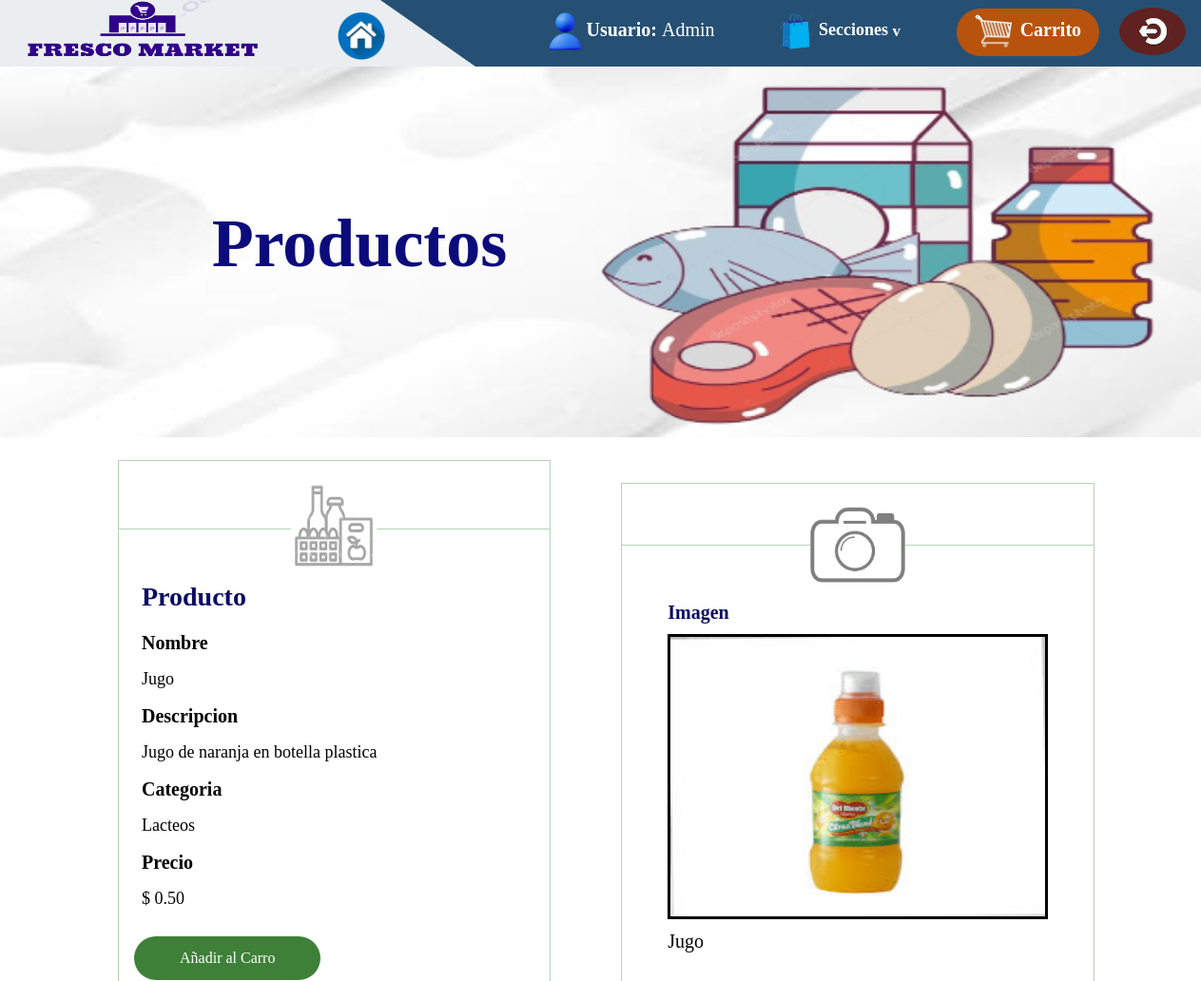
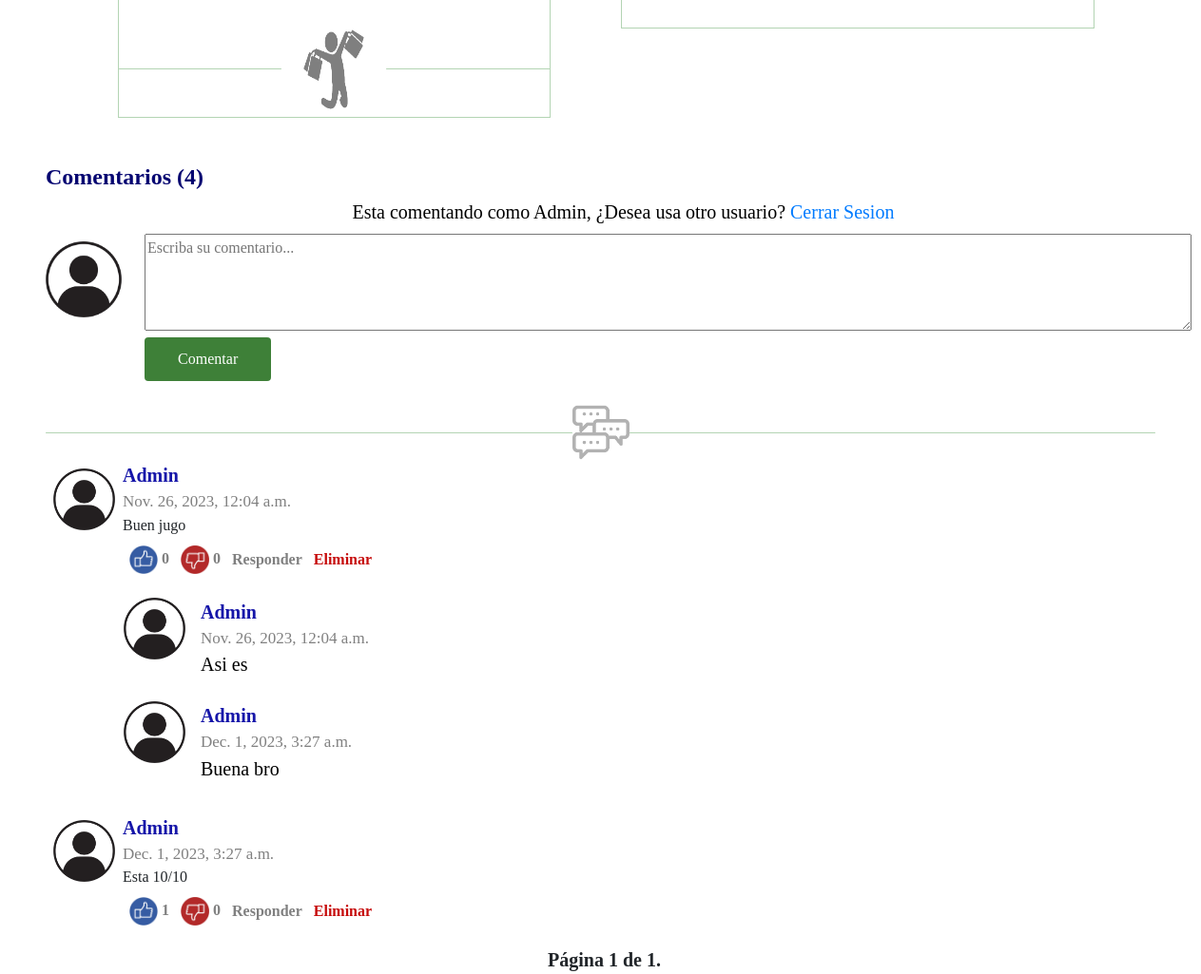
/User_v/ver_productos.html/3/ (signed in), run on the app's committed database (2 pictures, top to bottom).
### main/models.py (models this page shows, shortened)
class producto_pm (models.Model):
    class Meta:
        verbose_name_plural = 'Productos'
        verbose_name = 'Producto'
        db_table = 'producto_pm'
    name = models.CharField(max_length=100, blank=False, null=False)
    descripcion = models.TextField(max_length=100, blank=False, null=False)
    precio = models.DecimalField (blank=False, null=False, decimal_places=2, max_digits=20)
    img = models.ImageField (upload_to='productos/', blank=True)
    categoria = models.ForeignKey(categoria_pm, on_delete=models.CASCADE)

class categoria_pm (models.Model):
    class Meta:
        verbose_name_plural = 'Categorias'
        verbose_name = 'Categoria'
        db_table = 'categoria_pm'
    name = models.CharField(max_length=20, blank=False, null=False, unique=True)
    descripcion = models.TextField(max_length=100, blank=False, null=False, unique=True)

class coment_pro (models.Model):
    class Meta:
        db_table='coment_pro'
    productos = models.ForeignKey(producto_pm, on_delete=models.CASCADE)
    user = models.ForeignKey (User, on_delete=models.CASCADE)
    fecha = models.DateTimeField()
    comentario = models.TextField (null=True, blank=True)

class coment_user (models.Model):
    class Meta:
        db_table='coment_user'
    TIPOS_S = (
        ('LIKE', 'Like'),
        ('DISLIKE', 'Dislike'),
        ('COMENTARIO', 'Comentario'),
    )
    coment_proo = models.ForeignKey(coment_pro, on_delete=models.CASCADE)
    comentario = models.TextField (null=True, blank=True)
    fecha = models.DateTimeField(auto_now_add=True)
    user = models.ForeignKey (User, on_delete=models.CASCADE)
    tipo = models.CharField(max_length=10, choices=TIPOS_S)

### main/views.py (the view, shortened to what this page needs)
@login_required
def vertodos_productos_u (request, productos_id):
    pro = get_object_or_404(producto_pm, pk=productos_id)
    coments_p = coment_pro.objects.filter(productos=pro)
    try:
        carrito = Carrito.objects.get(usuario=request.user)
        pro_carrito = ProCarrito.objects.filter(carrito=carrito)
    except ObjectDoesNotExist:
        carrito = None
        pro_carrito = None
    coment_pro_s = []
    for comment in coments_p:
        comments = coment_user.objects.filter(coment_proo_id = comment.id)
        coment_pro_s.append(comments)
    for like_dislike in coments_p:
        like = coment_user.objects.filter(coment_proo_id=like_dislike.id, tipo='LIKE').count()
        dislike = coment_user.objects.filter(coment_proo_id=like_dislike.id, tipo='DISLIKE').count()
        like_dislike.like = like
        like_dislike.dislike = dislike
    coment_totP = coment_pro.objects.exclude(comentario__isnull=True).exclude(comentario__exact='').filter(productos_id=productos_id).count()
    coment_totP += coment_user.objects.exclude(comentario__isnull=True).exclude(comentario__exact='').filter(coment_proo_id__in=coments_p.values_list('id', flat=True)).count()
    paginador = Paginator(coments_p, 8)
    page = request.GET.get('page')
    try:
        coments_p = paginador.page(page)
    except PageNotAnInteger:
        coments_p = paginador.page(1)
    except EmptyPage:
        coments_p = paginador.page(paginador.num_pages)
    return render (request, 'User_v/ver_productos.html', {'pro' : pro, 'coments_p' : coments_p,
                                                           'coment_pro_s' : coment_pro_s,
                                                           'coment_totP' : coment_totP,
                                                           'pro_carrito' : pro_carrito})

### main/templates/User_v/ver_productos.html (shortened to what this page needs)
{% load static %}
<!DOCTYPE html>
<html lang="en">
<head>
    <link rel="stylesheet" type="text/css" href="{% static 'css/admin_v/menu.css' %}">
    <link rel="stylesheet" type="text/css" href="{% static 'css/admin_v/ver_pro.css' %}">
    <link rel="stylesheet" type="text/css" href="{% static 'css/header.css' %}">
    <link href="https://maxcdn.bootstrapcdn.com/bootstrap/4.5.2/css/bootstrap.min.css" rel="stylesheet">
</head>
<body>
{% block content %}
<header id="header">
    <div id="hdPri">
        <div id="btncont" class="mt-2 mr-2">
            <button id="user_log" class="mr-5">
                <img src="{% static 'imagenes/menu_ae/user.png' %}" width="35px" height="40px">
                <label style="margin: 0;"> Usuario: <label style="font-weight:500;">{{request.user.username}}</label> </label>
            </button>
            <button id="secciones" class="mr-5">
               <img src="{% static 'imagenes/menu_ae/sec.png' %}" width="40px" height="40px"> Secciones <label style="font-size: 17px">v</label> </button>
            <button id="btncar" class="mr-3">
                <img src="{% static 'imagenes/menu_ae/carro.png' %}" width="40px" height="35px" class="mb-2 mt-1"> <label class="ml-1">Carrito</label>
            </button>
            <button id="btnLog" class="mr-2">
                <img src="{% static 'imagenes/menu_ae/logoutt.png' %}" width="35px" height="35px">
            </button>
        </div>
    </div>
    <div id="white">
        <img src="{% static 'imagenes/menu_ae/logo.png' %}" width="250px" height="60px" class="ml-4 mb-3">
        <button id="home">
            <img src="{% static 'imagenes/menu_ae/principal.png' %}" width="50px" height="50px">
        </button>
    </div>
</header>
<div id="ImgFon">
    <div>
        <label class="ml-5" style="width: 600px;  transform: translateY(-5%); position: relative; color: rgb(11, 11, 124); font-size: 72px; font-family: cursive; font-weight: bold; top: 35%; left: 30px;">Productos </label>
    </div>
</div>
    <div id="ctnPa">
        <div id="ctnPd" class="mt-4">
            <div id="ctnPd2" class="ml-4 mr-4">
                <div id="divIE" class="mt-3">
                    <div class="lineas" id="linea1"></div>
                    <div>
                        <img src="{% static 'imagenes/menu_ae/productos.png' %}" width="90px" height="110px" style="opacity: 0.5;">
                    </div>
                    <div class="lineas" id="linea2"></div>
                </div>
                <div style="display: flex;" class="mb-2 ml-4">
                    <h4 style="font-weight: bold; font-size: 28px; color: rgb(10, 10, 100);"> Producto </h4>
                </div>
                <div id="datos" class="ml-4">
                    <label style="font-weight: bold; color: black;" class="Wid"> Nombre </label> <br>
                    <label class="rel" style="color: black;">{{pro.name}}</label> <br>
                    <label style="font-weight: bold; color: black;" class="Wid"> Descripcion </label> <br>
                    <label class="rel" style="color: black;">{{pro.descripcion}}</label><br>
                    <label style="font-weight: bold; color: black;" class="Wid"> Categoria</label> <br>
                    <label class="rel" style="color: black;">{{pro.categoria.name}}</label><br>
                    <label style="font-weight: bold; color: black;" class="Wid"> Precio </label> <br>
                    <label class="rel" style="color: black;">$ {{pro.precio}}</label>
                </div>
                <div class="ml-3 mt-3 mb-4">
                    <button class="btn" id="carro" value="{{pro.id}}"> Añadir al Carro </button>
                </div>
                <div id="divIE">
                    <div class="lineas" id="linea1"></div>
                    <div>
                        <img src="{% static 'imagenes/menu_ae/producto_fel.png' %}" width="110px" height="100px" style="opacity: 0.5;">
                    </div>
                    <div class="lineas" id="linea2"></div>
                </div>
            </div>
        </div>
        <div class="mt-5 ml-5" style="border: 1px solid rgba(10, 116, 12, 0.308); height: max-content;">
            <div id="divIE" class="mt-4">
                <div class="lineas" id="linea1"></div>
                <div>
                    <img src="{% static 'imagenes/productos_ae/foto.png' %}" width="100px" height="80px" style="opacity: 0.5; ">
                </div>
                <div class="lineas" id="linea2"></div>
            </div>
            <div class="ml-5 mt-3">
                <label style="font-weight: bold; font-size: 20px; color:rgb(10, 10, 100) ;"> Imagen </label>
            </div>
            <div class=" ml-5 mr-5 mb-5">
                <img src="{{pro.img.url}}" width="400px" height="300px" style="border: black solid;"> <br>
                <label class="mt-2" style="color:black; font-size: 20px;"> {{pro.name }}</label>
            </div>
        </div>
    </div>
    <div style="font-family: cursive; position: relative;" class="ml-5 mt-5">
        <div class="mb-2 ">
            <h4 style="font-weight: bold; color: rgb(5, 5, 113);"> Comentarios ({{coment_totP}})</h4>
        </div>
        <div style="display: flex;" class="mb-4">
            <div style="display: flex; flex-direction: column;">
                <label style="color:black;"> Esta comentando como {{request.user.username}}, ¿Desea usa otro usuario? <a href="{% url 'logout' %}"> Cerrar Sesion </a></label>
                <div style="display: flex;">
                    <div class="mt-2"> <img src="{% static 'imagenes/bitacora_ae/coment.png' %}" width="80px" height="80px"> </div>
                    <div class="ml-4">
                        <textarea name="comentar1" id="comentar1" cols="120" rows="4" placeholder="Escriba su comentario..."></textarea>
                        <button id="publicar_c"  class="btn"> Comentar </button>
                    </div>
                </div>
            </div>
        </div>
        <div id="divIE">
            <div class="lineas" id="linea1"></div>
            <div> <img src="{% static 'imagenes/bitacora_ae/comentarios.png' %}" width="60px" height="60px" style="opacity: 0.3;"></div>
            <div class="lineas mr-5" id="linea2"></div>
        </div>
        <div style="display:flex; flex-direction: column;" class="ml-2 mr-5">
            {% for coments in coments_p %}
                <div style="display: flex; align-items: center;" class="">
                    <img src="{% static 'imagenes/bitacora_ae/coment.png' %}" alt="" width="65px" height="65px">
                    <div class="ml-2">
                        <label style="color: rgb(22, 22, 169); margin: 0; font-weight: bold;">{{coments.user.username}} </label><br>
                        <label style="color: grey; margin: 0; font-size: 17px;">{{coments.fecha}} </label><br>
                        {{coments.comentario}}
                    </div>
                </div>
                <div style="position: relative; margin-left: 74px; " class="mb-3 mt-2">
                    <div style="display: flex;">
                        <form action="{% url 'comnetPro_S' %}" method="POST" >
                            <button type="submit" style="border: none; background: none; color: grey; font-weight: bold;">
                                <img src="{% static 'imagenes/bitacora_ae/like.png' %}" width="30px" height="30px"> {{coments.like}}
                            </button>
                        </form>
                        <form action="{% url 'comnetPro_S' %}" method="POST">
                            <button type="submit" style="border: none; background: none; color: grey; font-weight: bold;">
                                <img src="{% static 'imagenes/bitacora_ae/dislike.png' %}" width="30px" height="30px"> {{coments.dislike}}
                            </button>
                        </form>
                    <button type="text" class="mostrar" data-btnsect="{{coments.id}}" style="background: none;border: none; color: grey; font-weight: bold;"> Responder </button>
                    {% if request.user.username == "Admin" %}
                    <button style="background: none;border: none; ; font-weight: bold;">
                       <a href="{% url 'eliminar_comentP' coments.id pro.id %}" style="color: rgb(198, 11, 11)">  Eliminar </a>
                    </button>
                    {% elif coments.user_id == request.user.id %}
                    <button style="background: none;border: none; ; font-weight: bold;">
                        <a href="{% url 'eliminar_comentP' coments.id pro.id %}" style="color: rgb(198, 11, 11)">  Eliminar </a>
                    </button>
                    {% endif %}
                    </div>
                    {% for comment_user in coment_pro_s %}
                        {% for comment_use in comment_user %}
                            {% if comment_use.tipo == 'COMENTARIO' %}
                                {% if comment_use.coment_proo_id == coments.id %}
                                    <div class="mt-4 mb-3" style="display: flex;">
                                        <img src="{% static 'imagenes/bitacora_ae/coment.png' %}" width="65px" height="65px">
                                        <div class="ml-3" style="width: 80%;">
                                            <label style="color: rgb(22, 22, 169); margin: 0; font-weight: bold;">{{ comment_use.user.username }}</label><br>
                                            <label style="color: grey; margin: 0; font-size: 17px;">{{ comment_use.fecha }}</label><br>
                                            <label style="margin: 0; color: black;">{{ comment_use.comentario }}</label>
                                        </div>
                                    </div>
                                {% endif %}
                            {% endif %}
                        {% endfor %}
                    {% endfor %}
                </div>
            {% endfor %}
            <div class="mt-1 text-center" style="font-weight:bold; font-size:20px">
                <span class="step-links">
                    <span class="current">
                        Página {{ coments_p.number }} de {{coments_p.paginator.num_pages }}.
                    </span>
                </span>
            </div>
    </div>
{% endblock %}
</body>
</html>

### static/css/admin_v/menu.css (style rules this page uses)
body { background-color: hsla(0, 0%, 100%, 0.746); }
#divIE { width: 100%; display: flex; align-items: center; }
.lineas { border-bottom: 1px solid rgba(10, 116, 12, 0.308); flex-grow: 1; border-radius: 50px; }
#linea1 { border-bottom-left-radius: 30px; }
#linea2 { border-bottom-right-radius: 30px; }

### static/css/admin_v/ver_pro.css (style rules this page uses)
#ImgFon { display:flex; height: 390px; background-image: url('../../imagenes/productos_ae/fondo.png'); background-position: center; background-repeat: no-repeat; background-size:cover; }
#datos label { margin-bottom: 10px; }
.Wid { font-size: 20px; }
.rel { font-size: 18px; }
#ctnPa { display: flex; font-family: cursive; }
#ctnPd { display: flex; flex-direction: column; width: 40%; margin-left: 100px; }
#ctnPd2 { width: 90%; border: 1px solid rgba(10, 116, 12, 0.308); }
#carro { background-color: rgba(14, 97, 7, 0.8); color: white; width: 45%; padding: 10px; border-radius: 30px; }
#publicar_c { width: 12%; padding: 10px; color: white; background-color: rgba(14, 97, 7, 0.8); }

### static/css/header.css (style rules this page uses)
#header { background-color: #265073; }
#white { background-color: rgba(255, 255, 255, 0.9); top: 0; left: 0; width: 500px; height: 70px; position: absolute; clip-path: polygon(0 0, 80% 0, 100% 100%, 0% 100%) }
#home { background: none; border: none; margin-left: 70px; }
#hdPri { display: flex; flex-direction: column; align-items: right; height: 70px; text-align: right; font-size: 20px; font-weight: bold; font-family:cursive; }
#user_log { background: none; border: none; color: white; font-size: 18px; font-weight: bold; }
#secciones { height: 50px; background: none; border: none; color: white; font-weight: bold; font-size: 18px; }
#secciones, #user_log, #home:focus { outline: none; cursor: default; }
#btnLog { border-radius: 100%; background: #602121; color: white; border: white; width: 70px; height: 50px; font-weight: bold; }
#btncar { border-radius: 60px; background: #b7530d; color: white; border: white; width: 150px; height: 50px; font-weight: bold; font-size: 15px; }
#lasSecci a, label { color: white; text-align: center; font-size: 20px; }

### data on the page
producto_pm: name "Jugo", descripcion "Jugo de naranja en botella plastica", categoria.name "Lacteos", precio "0.50", img (picture)
coment_pro: user.username "Admin", fecha "Nov. 26, 2023, 12:04 a.m.", comentario "Buen jugo", like "0", dislike "0"
coment_user: user.username "Admin", fecha "Nov. 26, 2023, 12:04 a.m.", comentario "Asi es"
coment_user: user.username "Admin", fecha "Dec. 1, 2023, 3:27 a.m.", comentario "Buena bro"
coment_pro: user.username "Admin", fecha "Dec. 1, 2023, 3:27 a.m.", comentario "Esta 10/10", like "1", dislike "0"

### other printed values
{{ request.user.username }} "Admin"
{{ coment_totP }} "4"
{{ coments_p.number }} "1"
{{ coments_p.paginator.num_pages }} "1"
